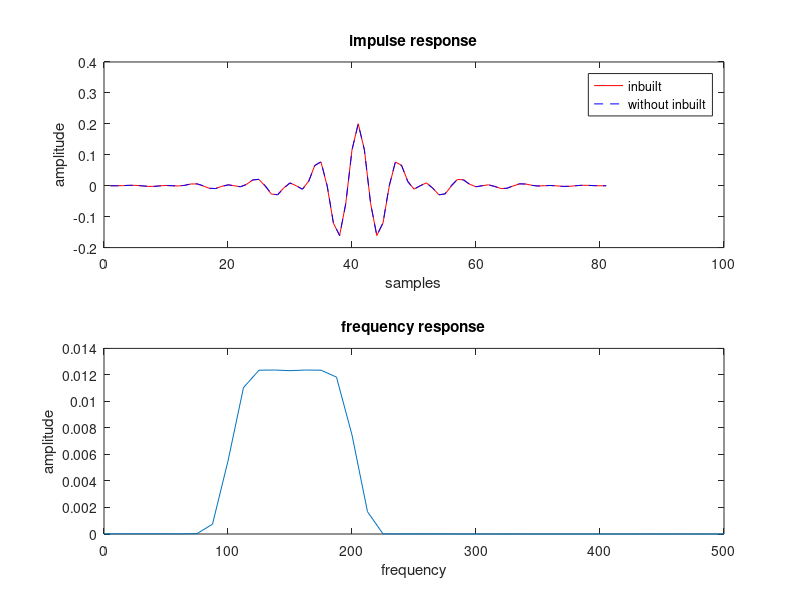

MATLAB code for this plot:
clc;
clear all;
close all;
%-----------By using inbuilt functions--------
fa=100;fb=200;
fs=1000; N=81;
wa=2*pi*fa/fs;
wb=2*pi*fb/fs;
m=(N-1)/2;
h1=fir1(N-1,[wa/pi wb/pi],'bandpass',hamming(N)); % By using Inbuilt
%------------------Without Inbuilt---------------------
hwind= 0.54-(0.46.*cos(2*pi.*[0:N-1]/(N-1)));
k=-m:-1;
d1=(sin(wb.*k)-sin(wa.*k))./(pi.*k);
k2=1:m;
d2=(sin(wb.*k2)-sin(wa.*k2))./(pi.*k2);
ideal=[d1 (wb-wa)/pi d2];
imp=hwind.*ideal;
subplot(2,1,1);
plot(h1,'r');
hold on;
plot(imp,'--b');
legend('inbuilt','without inbuilt')
xlabel('samples');
ylabel('amplitude');
title('impulse response');
Nf=128;
L=length(imp);
freq=abs(fft(imp,N))/L;
findex=(fs/2)*linspace(0,1,(N/2)+1);
subplot(2,1,2);
plot(findex,freq(1:(N/2)+1));
xlabel('frequency');
ylabel('amplitude');
title('frequency response');
